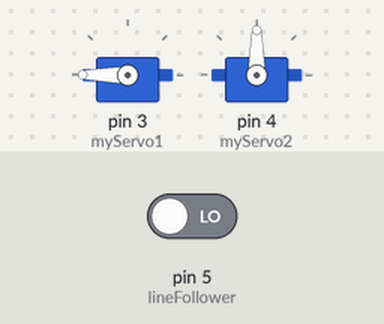
A sketch run on a simulated Arduino Uno, built with avr-gcc and run on an emulated ATmega328P. On the bench: 2 × servo. Inputs (shaded band) come from the test bench; at power-on: pin 5 (lineFollower) LOW. What the sketch prints to the serial monitor is not drawn.

Above: at 0.05 s.
Timing chart, 0 to 4.6 s (numbered marks = the images above):
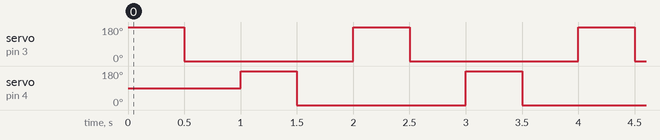

Measured:
- by itself, servo on pin 3 (myServo1), servo on pin 4 (myServo2): alternates 180° for 0.50 s and 0° for 1.5 s

The sketch:

Sebastian.L.ino
```cpp
#include <Servo.h>

Servo myServo1; // create servo object to control a servo
Servo myServo2;
static unsigned int degreeOfMovement = 180;    // variable to read the value from the analog pin
static unsigned int lineFollower = 5;

void setup() {
  myServo1.attach(3);  // attaches the servo on pin 3 to the servo object
   myServo2.attach(4);
   {
  Serial.begin(9600);
  pinMode(lineFollower, INPUT);
}

}

void loop() {
  {
  {myServo1.write(degreeOfMovement);
delay(500);                                    // waits for the servo to get there
  myServo1.write(0);
delay(500);
  }
{
    myServo2.write(degreeOfMovement);
    delay(500);                  // sets the servo position according to the set value
   myServo2.write(0);                               // returns the servo to 0
  delay(500);
  }
  {
  Serial.print("lineFollower:");
  Serial.println(digitalRead(lineFollower));
}
}
}
```
